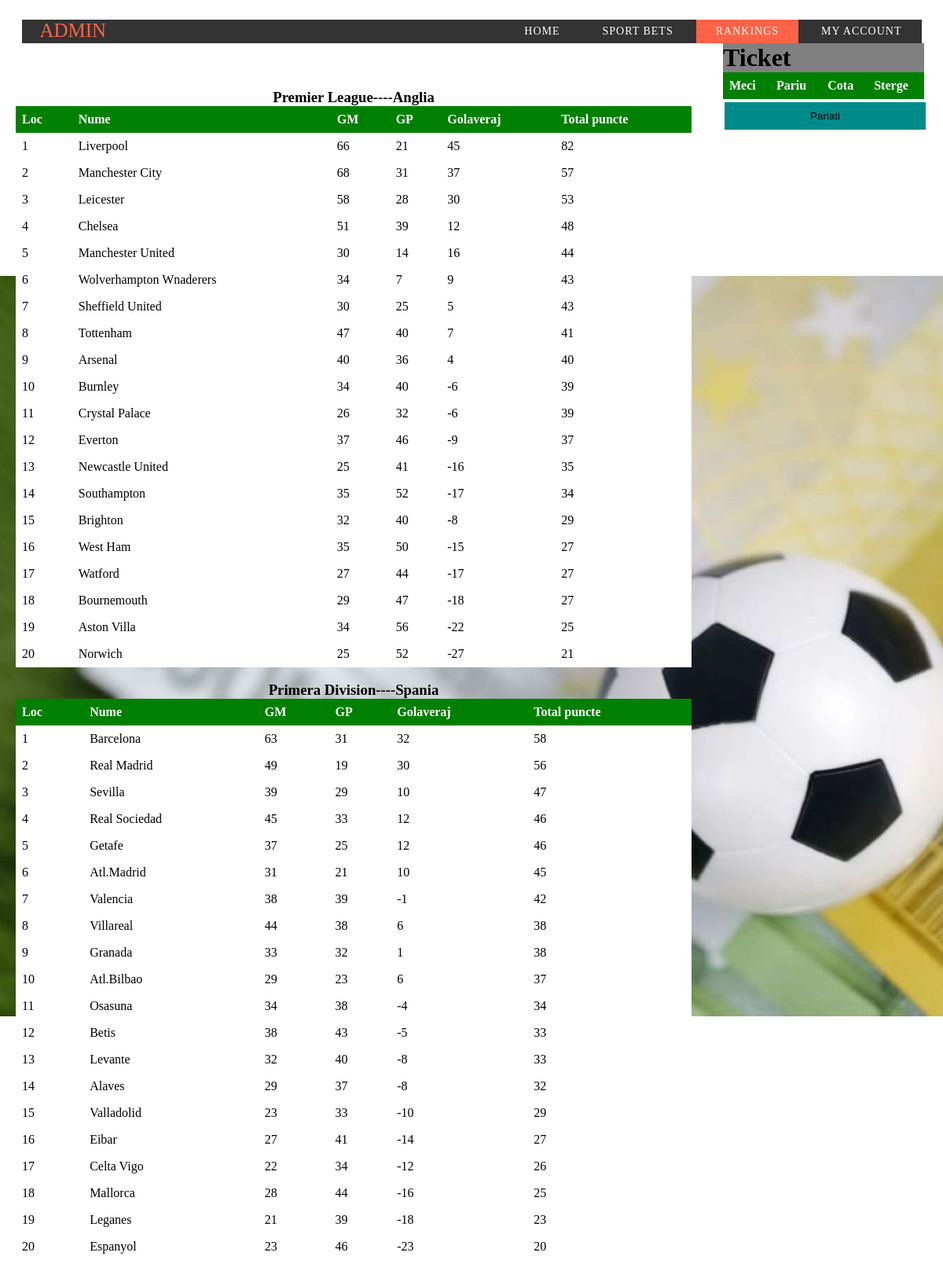
The page /rankings.php (signed in) on the database its author committed.
### tables this page shows
CREATE TABLE IF NOT EXISTS `campionat` (
  `id` int(11) NOT NULL AUTO_INCREMENT,
  `nume` varchar(50) DEFAULT NULL,
  `tara` varchar(50) DEFAULT NULL,
  PRIMARY KEY (`id`)
);

CREATE TABLE IF NOT EXISTS `clasament` (
  `id` int(11) NOT NULL AUTO_INCREMENT,
  `idCampionat` int(11) NOT NULL,
  `idEchipa` int(11) NOT NULL,
  `clasare` int(11) NOT NULL,
  `numarPuncte` int(11) NOT NULL,
  `goluriMarcate` int(11) NOT NULL,
  `goluriPrimite` int(11) NOT NULL,
  `golaveraj` int(11) NOT NULL,
  PRIMARY KEY (`id`),
  KEY `FK_clasament_campionat` (`idCampionat`),
  KEY `FK_clasament_echipe` (`idEchipa`),
  CONSTRAINT `FK_clasament_campionat` FOREIGN KEY (`idCampionat`) REFERENCES `campionat` (`id`),
  CONSTRAINT `FK_clasament_echipe` FOREIGN KEY (`idEchipa`) REFERENCES `echipe` (`id`)
);

CREATE TABLE IF NOT EXISTS `echipe` (
  `id` int(11) NOT NULL AUTO_INCREMENT,
  `nume` varchar(50) DEFAULT NULL,
  PRIMARY KEY (`id`)
);

### rankings.php (the view, shortened to what this page needs)
<?php
	require_once('connect.php');
	if(isset($_SESSION["username"]))
	{
		$user = $_SESSION["username"];
	}
	else
	{
		header("location:welcome.php");
		die();
	}
?>
<html>
	<body>
		<div class="custom-padding">
			<nav>
				<div class="logo"><?php echo $user ?></div>
				<ul class="menu-area">
					<li><a href="logins.php">Home</a></li>
					<li><a href="sportbets.php">Sport Bets</a></li>
					<li><a href="rankings.php" class="active">Rankings</a></li>
					<div class="dropdown">
						<li class="dropdown-btn"><a href="#">My Account</a></li>
					</div>
				</ul>
			</nav>
		</div>
		<div class="row">
			<div class="leftcolumn">
				<?php
				require_once('connect.php');
				$query = "SELECT id ,nume, tara FROM campionat";
				$stmt = $connect->prepare($query);
				$stmt->execute();
				$rows = $stmt->fetchAll();
				foreach ($rows as $a) {
					echo '<br><h3>'.$a['nume'].'----'.$a['tara'].'</h3>';
					$stocare = $a['id'];
					$query1 = "SELECT clasare, echipe.nume as nume, goluriMarcate, goluriPrimite, golaveraj ,numarPuncte FROM clasament, echipe, campionat WHERE clasament.idEchipa = echipe.id and clasament.idCampionat = campionat.id and campionat.id='$stocare'";
					$stmt1 = $connect->prepare($query1);
					$stmt1->execute();
					$rows1 = $stmt1->fetchAll();
					echo "<table><tr><th>Loc</th><th>Nume</th><th>GM</th><th>GP</th><th>Golaveraj</th><th>Total puncte</th></tr>";
					foreach($rows1 as $b){
						echo "
							<tr>
								<td>".$b['clasare']."</td>
								<td>".$b['nume']."</td>
								<td>".$b['goluriMarcate']."</td>
								<td>".$b['goluriPrimite']."</td>
								<td>".$b['golaveraj']."</td>
								<td>".$b['numarPuncte']."</td>
							</tr>";
					 }
					 echo "</table>";
				}
				 ?>
			</div>
			<div class="rightcolumn">
				<h1 style="background-color: gray;">Ticket</h1>
				<div class="bilet_tabela">
					<table>
						<tr>
							<th>Meci</th><th>Pariu</th><th>Cota</th><th>Sterge</th>
							</tr>
					</table>
				</div>
				<div class="bilet_plasare_bilet">
					<form action="sportbets.php" id ="plasareBilet" method = "post">
						<input name="plasare_bilet" class="plasare_bilet" type="submit" value="Pariati">
					</form>
				</div>
			</div>
			</div>
	</body>
</html>

### rankings.php (style rules this page uses)
* { margin: 0; padding: 0; -webkit-box-sizing: border-box; -moz-box-sizing: border-box; box-sizing: border-box; }
body { background-image:url("1.jpg"); -web-background-size: cover; background-repeat: no-repeat; background-position: center center; background-attachment: fixed; height: 100vh; }
.menu-area li a { text-decoration: none; color: #fff; letter-spacing: 1px; text-transform: uppercase; display: block; padding: 0 25px; font-size: 14px; line-height: 30px; position: relative; z-index: 1; }
.menu-area li { list-style: none; display: inline-block; }
.custom-padding { padding-top: 25px; }
nav { position: relative; padding: 10px 20px 10px 10xp; text-align: right; z-index: 1; background: #333; margin: 0 auto; width: calc(100% - 55px); }
.logo { width: 15%; float: left; text-transform: uppercase; color: tomato; font-size: 25px; text-align: left; padding-left: 2%; }
.dropdown { list-style: none; display: inline-block; }
.menu-area a.active { background-color: tomato; }
.leftcolumn { padding: 20px; margin-top: 20px; padding: 5px 15px 5px 5xp; width: 75%; text-align: center; position: relative; margin: 20 auto; float: left; }
.rightcolumn { position: relative; float: left; width:23%; padding-left: 20px; }
.row:after { content: ""; display: table; clear: both; }
table { border-collapse: collapse; width: 100%; }
th, td { text-align: left; padding: 8px; }
tr:nth-child(even) { background-color: #FFEBCD; }
tr:nth-child(odd) { background-color: #8FBC8F; }
th { background-color: black; color:white; }
input[type=submit] { background-color: #99FF33; border: none; color: black; padding: 10px 16px; text-decoration: none; margin: 4px 2px; cursor: pointer; width: 10.5%; position: relative; }
tr:nth-child(even) { background-color: white; }
tr:nth-child(odd) { background-color: white; }
th { background-color: green; color:white; }
input[name="plasare_bilet"] { width:100%; background-color: #008B8B; }

### rows shown on the page
campionat: nume "Premier League", tara "Anglia"
clasament: clasare "1", idEchipa.nume "Liverpool", goluriMarcate "66", goluriPrimite "21", golaveraj "45", numarPuncte "82"
clasament: clasare "2", idEchipa.nume "Manchester City", goluriMarcate "68", goluriPrimite "31", golaveraj "37", numarPuncte "57"
clasament: clasare "3", idEchipa.nume "Leicester", goluriMarcate "58", goluriPrimite "28", golaveraj "30", numarPuncte "53"
clasament: clasare "4", idEchipa.nume "Chelsea", goluriMarcate "51", goluriPrimite "39", golaveraj "12", numarPuncte "48"
clasament: clasare "5", idEchipa.nume "Manchester United", goluriMarcate "30", goluriPrimite "14", golaveraj "16", numarPuncte "44"
clasament: clasare "6", idEchipa.nume "Wolverhampton Wnaderers", goluriMarcate "34", goluriPrimite "7", golaveraj "9", numarPuncte "43"
clasament: clasare "7", idEchipa.nume "Sheffield United", goluriMarcate "30", goluriPrimite "25", golaveraj "5", numarPuncte "43"
clasament: clasare "8", idEchipa.nume "Tottenham", goluriMarcate "47", goluriPrimite "40", golaveraj "7", numarPuncte "41"
clasament: clasare "9", idEchipa.nume "Arsenal", goluriMarcate "40", goluriPrimite "36", golaveraj "4", numarPuncte "40"
clasament: clasare "10", idEchipa.nume "Burnley", goluriMarcate "34", goluriPrimite "40", golaveraj "-6", numarPuncte "39"
clasament: clasare "11", idEchipa.nume "Crystal Palace", goluriMarcate "26", goluriPrimite "32", golaveraj "-6", numarPuncte "39"
clasament: clasare "12", idEchipa.nume "Everton", goluriMarcate "37", goluriPrimite "46", golaveraj "-9", numarPuncte "37"
clasament: clasare "13", idEchipa.nume "Newcastle United", goluriMarcate "25", goluriPrimite "41", golaveraj "-16", numarPuncte "35"
clasament: clasare "14", idEchipa.nume "Southampton", goluriMarcate "35", goluriPrimite "52", golaveraj "-17", numarPuncte "34"
clasament: clasare "15", idEchipa.nume "Brighton", goluriMarcate "32", goluriPrimite "40", golaveraj "-8", numarPuncte "29"
clasament: clasare "16", idEchipa.nume "West Ham", goluriMarcate "35", goluriPrimite "50", golaveraj "-15", numarPuncte "27"
clasament: clasare "17", idEchipa.nume "Watford", goluriMarcate "27", goluriPrimite "44", golaveraj "-17", numarPuncte "27"
clasament: clasare "18", idEchipa.nume "Bournemouth", goluriMarcate "29", goluriPrimite "47", golaveraj "-18", numarPuncte "27"
clasament: clasare "19", idEchipa.nume "Aston Villa", goluriMarcate "34", goluriPrimite "56", golaveraj "-22", numarPuncte "25"
clasament: clasare "20", idEchipa.nume "Norwich", goluriMarcate "25", goluriPrimite "52", golaveraj "-27", numarPuncte "21"
campionat: nume "Primera Division", tara "Spania"
clasament: clasare "1", idEchipa.nume "Barcelona", goluriMarcate "63", goluriPrimite "31", golaveraj "32", numarPuncte "58"
clasament: clasare "2", idEchipa.nume "Real Madrid", goluriMarcate "49", goluriPrimite "19", golaveraj "30", numarPuncte "56"
clasament: clasare "3", idEchipa.nume "Sevilla", goluriMarcate "39", goluriPrimite "29", golaveraj "10", numarPuncte "47"
clasament: clasare "4", idEchipa.nume "Real Sociedad", goluriMarcate "45", goluriPrimite "33", golaveraj "12", numarPuncte "46"
clasament: clasare "5", idEchipa.nume "Getafe", goluriMarcate "37", goluriPrimite "25", golaveraj "12", numarPuncte "46"
clasament: clasare "6", idEchipa.nume "Atl.Madrid", goluriMarcate "31", goluriPrimite "21", golaveraj "10", numarPuncte "45"
clasament: clasare "7", idEchipa.nume "Valencia", goluriMarcate "38", goluriPrimite "39", golaveraj "-1", numarPuncte "42"
clasament: clasare "8", idEchipa.nume "Villareal", goluriMarcate "44", goluriPrimite "38", golaveraj "6", numarPuncte "38"
clasament: clasare "9", idEchipa.nume "Granada", goluriMarcate "33", goluriPrimite "32", golaveraj "1", numarPuncte "38"
clasament: clasare "10", idEchipa.nume "Atl.Bilbao", goluriMarcate "29", goluriPrimite "23", golaveraj "6", numarPuncte "37"
clasament: clasare "11", idEchipa.nume "Osasuna", goluriMarcate "34", goluriPrimite "38", golaveraj "-4", numarPuncte "34"
clasament: clasare "12", idEchipa.nume "Betis", goluriMarcate "38", goluriPrimite "43", golaveraj "-5", numarPuncte "33"
clasament: clasare "13", idEchipa.nume "Levante", goluriMarcate "32", goluriPrimite "40", golaveraj "-8", numarPuncte "33"
clasament: clasare "14", idEchipa.nume "Alaves", goluriMarcate "29", goluriPrimite "37", golaveraj "-8", numarPuncte "32"
clasament: clasare "15", idEchipa.nume "Valladolid", goluriMarcate "23", goluriPrimite "33", golaveraj "-10", numarPuncte "29"
clasament: clasare "16", idEchipa.nume "Eibar", goluriMarcate "27", goluriPrimite "41", golaveraj "-14", numarPuncte "27"
clasament: clasare "17", idEchipa.nume "Celta Vigo", goluriMarcate "22", goluriPrimite "34", golaveraj "-12", numarPuncte "26"
clasament: clasare "18", idEchipa.nume "Mallorca", goluriMarcate "28", goluriPrimite "44", golaveraj "-16", numarPuncte "25"
clasament: clasare "19", idEchipa.nume "Leganes", goluriMarcate "21", goluriPrimite "39", golaveraj "-18", numarPuncte "23"
clasament: clasare "20", idEchipa.nume "Espanyol", goluriMarcate "23", goluriPrimite "46", golaveraj "-23", numarPuncte "20"

### other values the page prints
$user "ADMIN"
